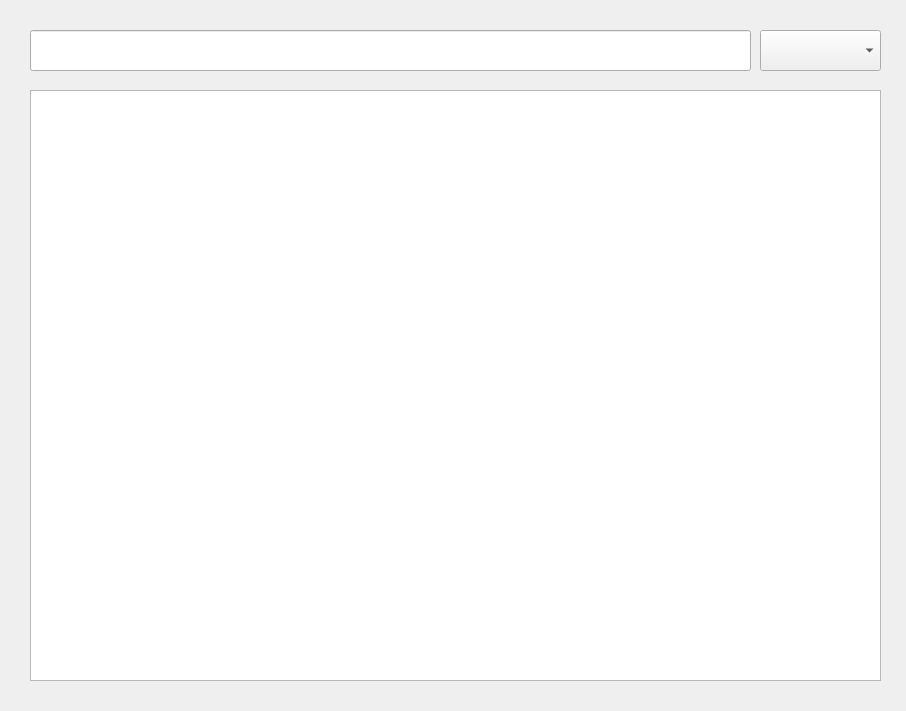
<?xml version="1.0" encoding="UTF-8"?>
<ui version="4.0">
 <class>listTickets</class>
 <widget class="QDialog" name="listTickets">
  <property name="geometry">
   <rect>
    <x>0</x>
    <y>0</y>
    <width>906</width>
    <height>711</height>
   </rect>
  </property>
  <property name="windowTitle">
   <string>Dialog</string>
  </property>
  <widget class="QLineEdit" name="searchLineEdit">
   <property name="geometry">
    <rect>
     <x>30</x>
     <y>30</y>
     <width>721</width>
     <height>41</height>
    </rect>
   </property>
   <property name="styleSheet">
    <string notr="true"/>
   </property>
  </widget>
  <widget class="QComboBox" name="ticket_comboBox">
   <property name="geometry">
    <rect>
     <x>760</x>
     <y>30</y>
     <width>121</width>
     <height>41</height>
    </rect>
   </property>
  </widget>
  <widget class="QTableWidget" name="ticket_tableWidget">
   <property name="geometry">
    <rect>
     <x>30</x>
     <y>90</y>
     <width>851</width>
     <height>591</height>
    </rect>
   </property>
  </widget>
 </widget>
 <resources/>
 <connections/>
</ui>
